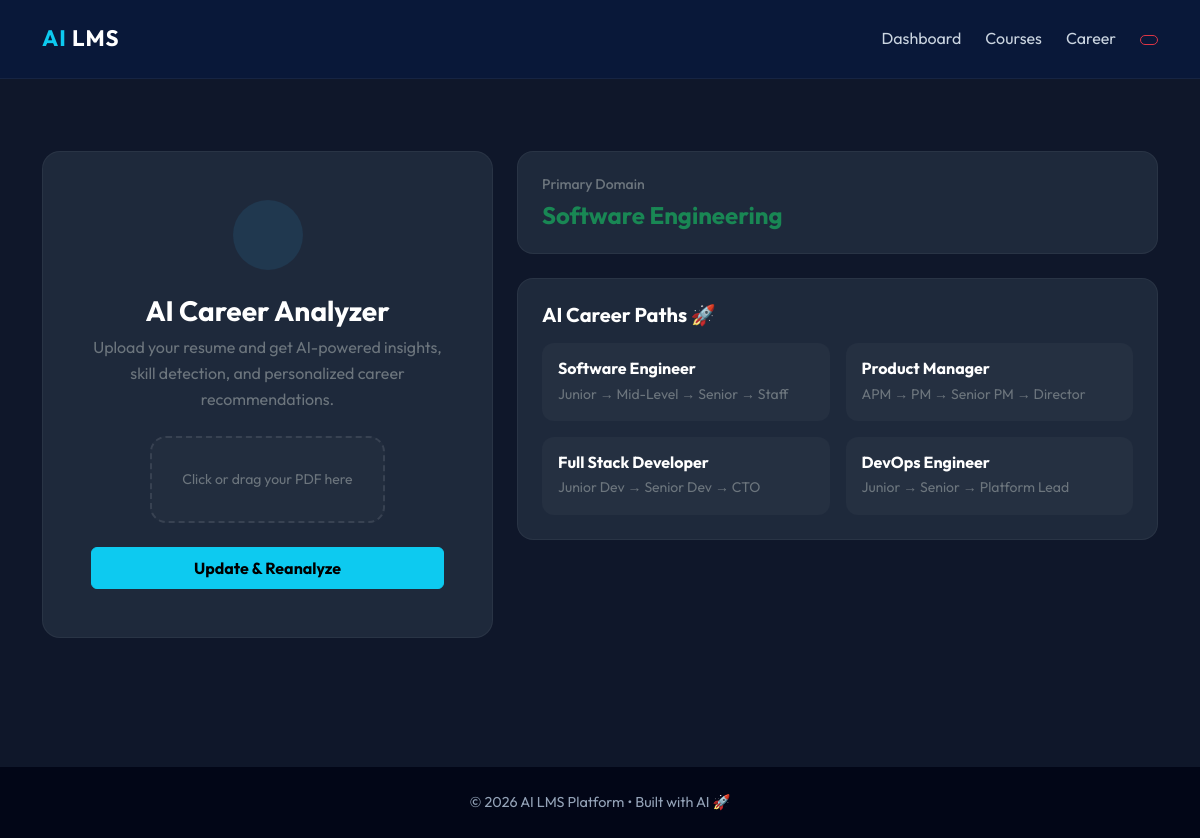
The app's page /upload-resume/ (signed in), older data.
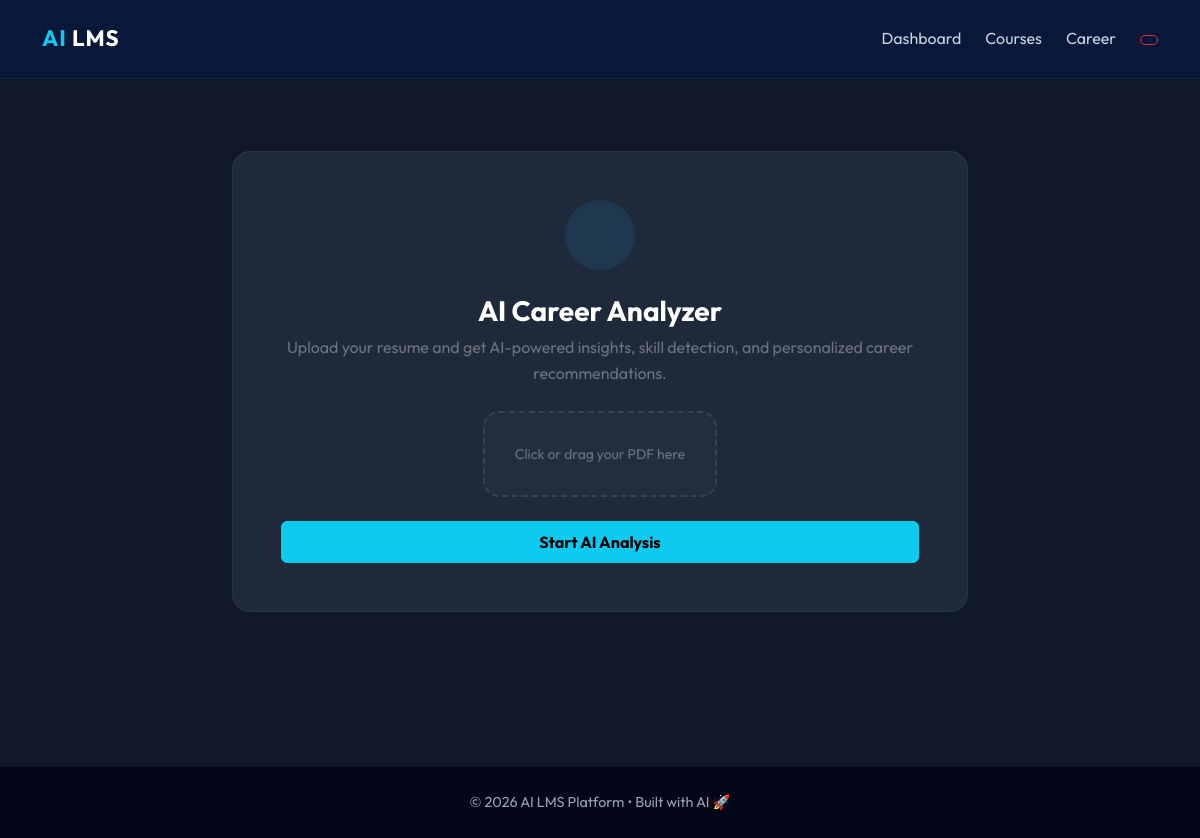
The same page, newer data.
### ailms_app/models.py (models this page shows, shortened)
class Resume(models.Model):
    user = models.OneToOneField(User, on_delete=models.CASCADE)
    resume_file = models.FileField(upload_to='resumes/')
    extracted_text = models.TextField(blank=True, null=True)
    skills = models.JSONField(blank=True, null=True) # List of skills
    domain_detected = models.CharField(max_length=100, blank=True, null=True)
    updated_at = models.DateTimeField(auto_now=True)

### ailms_app/views.py (the view, shortened to what this page needs)
# urls.py: path('upload-resume/', views.upload_resume, name='upload_resume'),
@login_required
def upload_resume(request):
    resume = Resume.objects.filter(user=request.user).first()
    job_recommendations = []
    if resume and resume.resume_file and resume.skills:
        job_recommendations = suggest_jobs(resume.skills)
    return render(request, 'upload_resume.html', {
        'resume': resume,
        'job_recommendations': job_recommendations
    })

### templates/upload_resume.html (shortened to what this page needs)
{% extends 'base.html' %}
{% block content %}
<div class="py-4">
<div class="row g-4 align-items-stretch">
    <div class="col-lg-{% if resume and resume.resume_file %}5{% else %}8 mx-auto{% endif %}">
        <div class="upload-card h-100 p-4 p-md-5 text-center">
            <div class="mb-4">
                <div class="icon-wrap mx-auto mb-3">
                </div>
            </div>
            <h3 class="fw-bold mb-2 text-white">
                AI Career Analyzer
            </h3>
            <p class="text-secondary mb-4">
                Upload your resume and get AI-powered insights, skill detection,
                and personalized career recommendations.
            </p>
            <form method="POST" enctype="multipart/form-data" id="uploadForm">
                <label for="resumeInput" class="upload-box mb-4">
                    <div id="fileName" class="small text-secondary">
                        Click or drag your PDF here
                    </div>
                </label>
                <button type="submit"
                        class="btn btn-info w-100 py-2 fw-bold"
                        onclick="showLoading(event)">
                    {% if resume and resume.resume_file %}
                    Update & Reanalyze
                    {% else %}
                    Start AI Analysis
                    {% endif %}
                </button>
            </form>
        </div>
    </div>
    {% if resume and resume.resume_file %}
    <div class="col-lg-7">
        <div class="row g-4">
            <div class="col-12">
                <div class="result-card p-4">
                    <h6 class="text-secondary small mb-2">
                        Primary Domain
                    </h6>
                    <h4 class="fw-bold text-success m-0">
                        {{ resume.domain_detected }}
                    </h4>
                </div>
            </div>
            <div class="col-12">
                <div class="result-card p-4">
                    <h5 class="fw-bold mb-3 text-white">
                        AI Career Paths 🚀
                    </h5>
                    {% if job_recommendations %}
                    <div class="row g-3">
                        {% for job in job_recommendations %}
                        <div class="col-md-6">
                            <div class="job-card p-3">
                                <h6 class="fw-bold text-white mb-1">
                                    {{ job.role }}
                                </h6>
                                <p class="small text-secondary m-0">
                                    {{ job.path }}
                                </p>
                            </div>
                        </div>
                        {% endfor %}
                    </div>
                    {% else %}
                    <p class="text-secondary">
                        No recommendations found.
                    </p>
                    {% endif %}
                </div>
            </div>
        </div>
    </div>
    {% endif %}
</div>
{% endblock %}

Row changes from the older to the newer data that the page shows:
removed Resume: domain_detected "Software Engineering"
Text that changed along with them:
text no longer shown: "Update & Reanalyze Primary Domain AI Career Paths 🚀"
text now shown: "Start AI Analysis"
list line gone: "Software Engineer Junior → Mid-Level → Senior → Staff"
list line gone: "Product Manager APM → PM → Senior PM → Director"
list line gone: "Full Stack Developer Junior Dev → Senior Dev → CTO"
list line gone: "DevOps Engineer Junior → Senior → Platform Lead"
